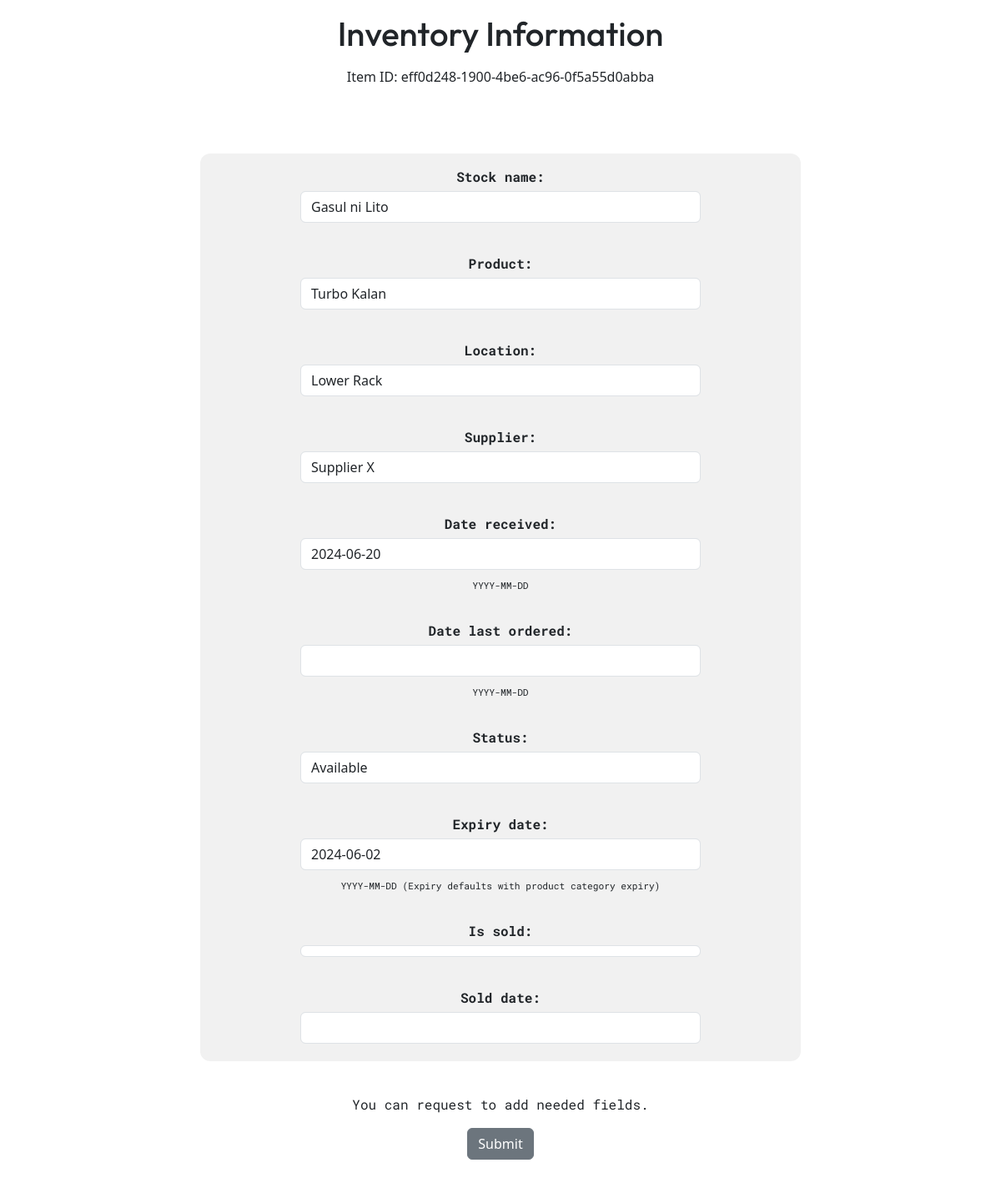
The app's page /inventory/manage/edit/eff0d24819004be6ac960f5a55d0abba with its own data.
### home/models.py (models this page shows, shortened)
class Stock(models.Model):
    id = models.UUIDField(primary_key=True, default=uuid.uuid4, editable=False)
    stock_name = models.CharField(max_length=255, default=random_string(["Gasul X","Wonder Gasul","Awesome Gasul","Gasul na Cool","Oh my Gas","Gas Gas Gas!"]))
    product = models.ForeignKey(Product, related_name="stocks", on_delete=models.SET_NULL, null=True)
    location = models.CharField(max_length=255)
    supplier = models.ForeignKey(Supplier, on_delete=models.SET_NULL, null=True)
    date_received = models.DateField(default=timezone.now, editable=True,help_text="YYYY-MM-DD")
    date_last_ordered = models.DateField(null=True, blank=True, help_text="YYYY-MM-DD")
    status = models.CharField(max_length=50, choices=[('available', 'Available'), ('not_available','Not Available'), ('phased_out', 'Phased Out')])
    expiry_date = models.DateField(null=True, blank=True, help_text="YYYY-MM-DD (Expiry defaults with product category expiry)")
    is_sold = models.BooleanField(default=False)
    sold_date = models.DateField(null=True, blank=True, default=None)

### inventory/views.py (the view)
# urls.py: path('inventory/manage/edit/<item_id>', ivw.show_stock_data, name='inventory-item'),
def show_stock_data(request, item_id):
    var = {}
    submitted = False
    formID = request.GET.get('formID', 'default')
    item = get_object_or_404(Stock, pk=item_id)
    if request.method == "POST":
        form = forms.StockForms(request.POST, instance=item)
        if form.is_valid():
            form.save()
            messages.success(request,"Inventory Successfully Updated")
            return HttpResponseRedirect('/inventory/dashboard?success=True')
    else:
        form = forms.StockForms(instance=item)
        if "submitted" in request.GET:
            submitted = True
    var['formID'] = formID
    var['form'] = form
    var['submitted'] = submitted
    var['item'] = item
    return render(request, 'blocks/view_item_forms.html',var)

### inventory/forms.py
class StockForms(ModelForm):
    class Meta:
        model = Stock
        fields = "__all__"
    def __init__(self, *args, **kwargs):
        super(StockForms, self).__init__(*args, **kwargs)
        for field in self.fields.values():
            field.widget.attrs.update({'class': 'form-control','cols':'60'})

### home/models.py (called while the page is built)
    def __str__(self):
        return self.product_name

    def __str__(self):
        return self.name

### inventory/templates/blocks/view_item_forms.html (shortened to what this page needs)
{% extends "inventory/view_inventory_item.html"%}
{% block view_attrs %}
{% include "chunks/stocks_forms.html" %}
{% endblock %}

### inventory/templates/chunks/stocks_forms.html (shortened to what this page needs)
<center>
    <h1>
        Inventory Information
    </h1>
    <p>Item ID: {{ item.id }}</p>
    <form action="" method=POST>
        <div class="form_style">
            {{ form.as_p }}
        </div>
        <p>You can request to add needed fields.</p>
        <input type="submit" value="Submit" class="btn btn-secondary">
    </form>
</center>

### home/static/css/home.css (style rules this page uses)
body { background-color: rgb(255, 255, 255); margin: 0; padding: 0; overscroll-behavior: none; }

### home/static/css/form_stylings.css (style rules this page uses)
:root { --global-font-style-navbar-menu: "Roboto Mono"; --global-font-style-navbar-title: "DM Serif Display"; --global-font-style-navbar-section-title: "Outfit"; }
.form_style { display: flex; flex-direction: column; justify-content: center; align-items: center; width: 60dvw; margin: 2.5rem; border-radius: 1dvw; background-color: rgb(241, 241, 241); }
.form_style > p > label { font-family: var(--global-font-style-navbar-menu); font-size: clamp(.4rem, .5rem + 1dvw, 1rem); font-weight: bold; margin-top: 1rem; }
.form_style > p > select { margin: 5px; width: 40dvw; }
.form_style > p > input { margin: 5px; width: 40dvw; }
.form_style > p > span { font-family: var(--global-font-style-navbar-menu); font-size: clamp(.3rem, .4rem + 1dvw, .7rem); margin: 0; }
center > form > p { font-family: var(--global-font-style-navbar-menu); }
center > h1 { font-family: var(--global-font-style-navbar-section-title); margin: clamp(0.7rem, 0.7rem + 0.5dvw, 1rem); }
center > form { margin: 5rem; }

### records on screen
Stock: id "eff0d248-1900-4be6-ac96-0f5a55d0abba", stock_name "Gasul ni Lito", product "Turbo Kalan", location "Lower Rack", supplier "Supplier X", date_received "2024-06-20", status "Available", expiry_date "2024-06-02"
